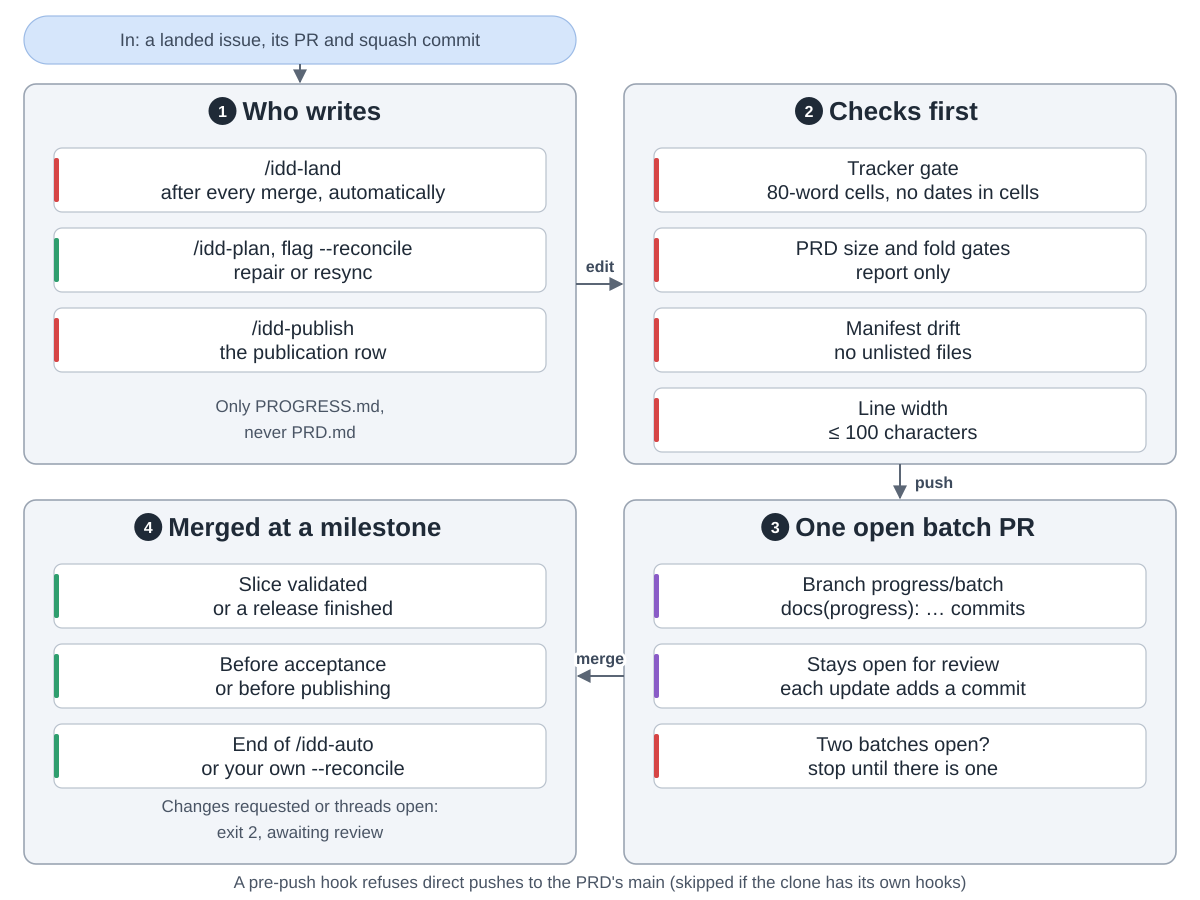

Here is the Python script that generated this plot:
"""Tracker updates: one batch pull request in the PRD repo, merged only at a milestone.
Drawn from maximalfocus/idd-skills at commit f905928 (skills/idd-plan/scripts/progress-pr.sh,
skills/idd-plan/SKILL.md Reconcile mode, skills/idd-land/SKILL.md Step 3, skills/idd-publish/SKILL.md,
README.md).
Run: python3 progress.py"""
import sys
from pathlib import Path

sys.path.insert(0, str(Path(__file__).resolve().parents[2] / "tools"))
from archdiagram import Diagram  # noqa: E402

d = Diagram("idd-skills progress batch",
            "In: a landed issue, its pull request and its squash commit. "
            "1 Who writes: /idd-land after every merge, automatically; /idd-plan with the --reconcile flag "
            "to repair or resync; /idd-publish for the publication row. Only PROGRESS.md is edited, never PRD.md. "
            "2 Checks first: the tracker gate (80-word cells, no dates in cells), the PRD size and fold gates, which "
            "report, the manifest drift check for unlisted files, and line width within 100 characters. "
            "3 One open batch pull request: the branch progress/batch with docs(progress) commits; it stays open "
            "for review and each update adds a commit; if two batches are open, it stops until there is one. "
            "4 Merged only at a milestone: a slice validated or a release finished, before acceptance or before "
            "publishing, at the end of /idd-auto, or on your own --reconcile. With changes requested or review "
            "threads open it exits with code 2, awaiting review. A pre-push hook refuses direct pushes to the "
            "PRD's main; it is not added if the clone already has its own hooks.")

L, R, W = 24, 624, 552
T1, H1 = 84, 380
T2, H2 = 500, 364
CW, CH, GAP = 492, 64, 16


def column(x, top, cards, gap=GAP):
    for i, (lbl, kind) in enumerate(cards):
        d.card(x + 30, top + 64 + i * (CH + gap), lbl, kind, w=CW, h=CH)


def notes(x, top, h, a, b):
    d.note(x + W / 2, top + h - 52, a)
    d.note(x + W / 2, top + h - 26, b)


d.pill(L, 16, W, 48, "In: a landed issue, its PR and squash commit")
d.arrow(f"M{L + W / 2} 64V{T1 - 2}")

d.group(L, T1, W, H1, "Who writes", 1)
column(L, T1, [("/idd-land|after every merge, automatically", "review"),
               ("/idd-plan, flag --reconcile|repair or resync", "plan"),
               ("/idd-publish|the publication row", "review")])
notes(L, T1, H1, "Only PROGRESS.md,", "never PRD.md")

d.group(R, T1, W, H1, "Checks first", 2)
column(R, T1, [("Tracker gate|80-word cells, no dates in cells", "review"),
               ("PRD size and fold gates|report only", "review"),
               ("Manifest drift|no unlisted files", "review"),
               ("Line width|≤ 100 characters", "review")])

d.group(R, T2, W, H2, "One open batch PR", 3)
column(R, T2, [("Branch progress/batch|docs(progress): … commits", "write"),
               ("Stays open for review|each update adds a commit", "write"),
               ("Two batches open?|stop until there is one", "review")])

d.group(L, T2, W, H2, "Merged at a milestone", 4)
column(L, T2, [("Slice validated|or a release finished", "plan"),
               ("Before acceptance|or before publishing", "plan"),
               ("End of /idd-auto|or your own --reconcile", "plan")])
notes(L, T2, H2, "Changes requested or threads open:", "exit 2, awaiting review")

d.arrow(f"M{L + W} {T1 + 200}H{R - 2}", label="edit", at=(600, T1 + 188))
d.arrow(f"M{R + W / 2} {T1 + H1}V{T2 - 2}", label="push", at=(R + W / 2 + 34, T1 + H1 + 24))
d.arrow(f"M{R} {T2 + 176}H{L + W + 2}", label="merge", at=(600, T2 + 164))

d.note(600, 888, "A pre-push hook refuses direct pushes to the PRD's main (skipped if the clone has its own hooks)")

d.save(Path(__file__).with_name("progress.svg"))
